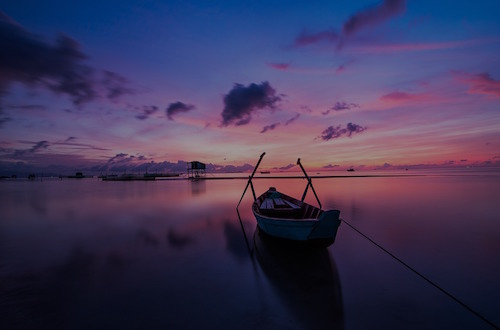
#> input picture 8_8/sunrise.jpg, 500 x 330 px
$ python 06_color_hist.py
#> lines starting #> are read from the running program, lines starting #| are printed output that depends on the picture
# 彩色亮度直方图均衡化
import cv2

img = cv2.imread('sunrise.jpg')
#> img is the input picture: shape (330, 500, 3); mean B, G, R 87.8, 54.6, 63.6

cv2.imshow('img', img)

hsv = cv2.cvtColor(img, cv2.COLOR_BGR2HSV)
#> hsv: shape (330, 500, 3); mean H, S, V 127.8, 130.7, 93.9

# 均衡化
hsv[:, :, -1] = cv2.equalizeHist(hsv[:, :, -1])
#> hsv: shape (330, 500, 3); mean H, S, V 127.8, 130.7, 128.6

bgr = cv2.cvtColor(hsv, cv2.COLOR_HSV2BGR)
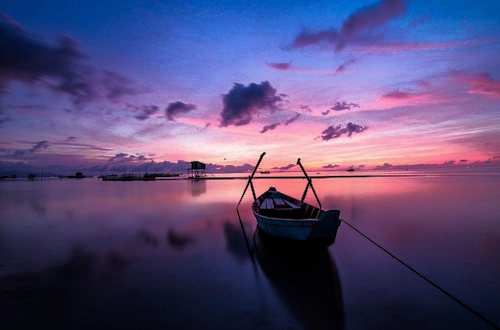
#> bgr: shape (330, 500, 3); mean B, G, R 119.5, 75.1, 88.3

cv2.imshow('img2', bgr)

cv2.waitKey()
cv2.destroyAllWindows()
